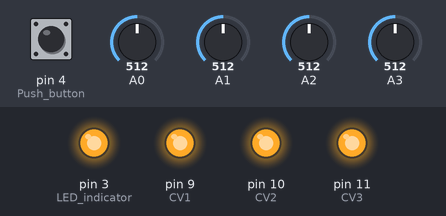
This sketch was run on a simulated Arduino Uno, built with avr-gcc and run on an emulated ATmega328P. Parts: output pins drawn as LEDs (lit = HIGH). The test bench sets the inputs (shaded band); at power-on: A0 = 512, A1 = 512, A2 = 512, A3 = 512, pin 4 (Push_button) HIGH.

Above: at 1.2 s.
1.3 s: A0 set to 306
At 2.4 s:
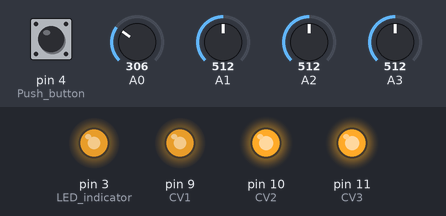
2.8 s: A1 set to 306
At 3.5 s:
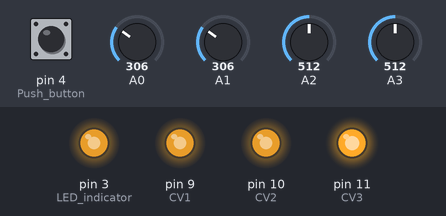
4.3 s: A2 set to 306
At 4.7 s:
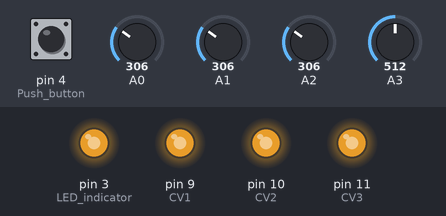
5.8 s: A3 set to 306
At 7.0 s:
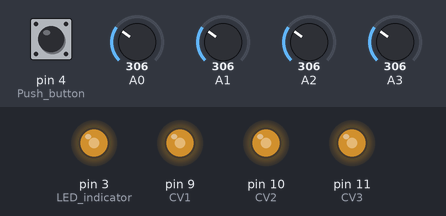
7.3 s: A0 set to 30
At 8.2 s:
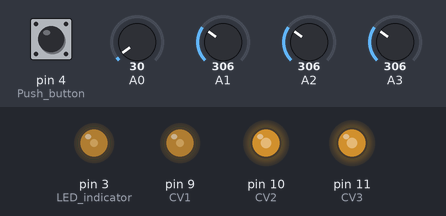
8.8 s: A1 set to 30
At 9.3 s:
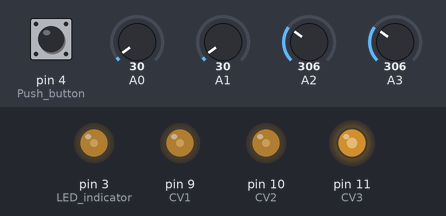
Timing chart, 0 to 11.3 s (numbered marks = the images above; inputs shaded):
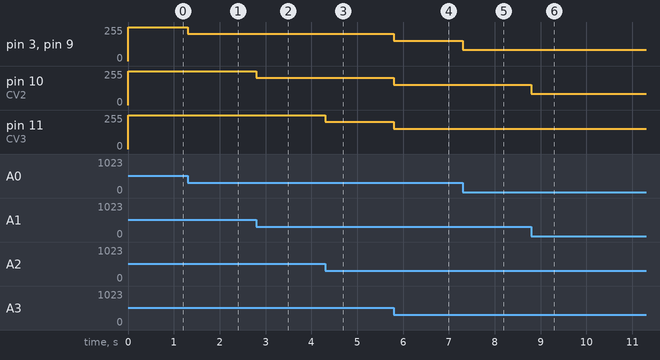

Measured:
- after the input at 1.3 s, pin 3 (LED_indicator), pin 9 (CV1): 255/255 → 203/255 at once
- after the input at 2.8 s, pin 10 (CV2): 255/255 → 203/255 at once
- after the input at 4.3 s, pin 11 (CV3): 255/255 → 203/255 at once
- after the input at 5.8 s, pin 3 (LED_indicator), pin 9 (CV1), pin 10 (CV2), pin 11 (CV3): 203/255 → 152/255 at once
- after the input at 7.3 s, pin 3 (LED_indicator), pin 9 (CV1): 152/255 → 83/255 at once
- after the input at 8.8 s, pin 10 (CV2): 152/255 → 83/255 at once

The sketch:

3Pot2CV.ino
```cpp
/*
HAGIWO MOD1 Pot 2 CV
3ch output Pot 2 CV

--Pin assign---
POT1  A0
POT2  A1
POT3  A2
F1    A3  N/A
F2    A4  CV1 output
F3    A5  CV2 output
F4    D11 CV3 output
BUTTON    N/A
LED       CV1 output
EEPROM    N/A

*/

int outputVal1,outputVal2,outputVal3,cvIn;

// ---------------- Function Prototypes ----------------
void configurePWM();                       // Set up Timer1 and Timer2 for ~62.5kHz PWM
void readPots();

// ------------------------------------------------------
void setup() {
  // Configure I/O pins
  pinMode(9, OUTPUT);    // CV1 (OCR1A)
  pinMode(10, OUTPUT);   // CV2 (OCR1B)
  pinMode(11, OUTPUT);   // CV3 (OCR2A)
  pinMode(3, OUTPUT);    // LED indicator (OCR2B)
  pinMode(4, INPUT_PULLUP); // Push button (pull-up); press => LOW

  // Configure Timer1 & Timer2 to ~62.5kHz PWM
  configurePWM();

}

// ------------------------------------------------------
void loop() {
    readCV_Input();
    readPots();
    readButton();

    // Set duty cycles directly via OCR registers
    // CV1 -> OCR1A (Pin 9)
    // CV2 -> OCR1B (Pin 10)
    // CV3 -> OCR2A (Pin 11)
    // LED indicator (same as CV1) -> OCR2B (Pin 3)

    OCR1A = outputVal1;
    OCR1B = outputVal2;
    OCR2A = outputVal3;
    OCR2B = outputVal1;  // LED shows LFO1's output
}

// ------------------------------------------------------
// Configure Timer1 (16-bit) and Timer2 (8-bit) for ~62.5kHz PWM
void configurePWM() {
  // ---- Timer1 setup (Pins 9=OCR1A, 10=OCR1B) ----
  // Fast PWM 8-bit mode: WGM10=1, WGM11=0, WGM12=1, WGM13=0
  // Non-inverting for OCR1A, OCR1B: COM1A1=1, COM1B1=1
  // No prescaler: CS10=1
  TCCR1A = 0;
  TCCR1B = 0;
  TCCR1A |= (1 << WGM10) | (1 << COM1A1) | (1 << COM1B1);
  TCCR1B |= (1 << WGM12) | (1 << CS10);

  // ---- Timer2 setup (Pins 3=OCR2B, 11=OCR2A) ----
  // Fast PWM mode (0xFF): WGM20=1, WGM21=1, WGM22=0
  // Non-inverting for OCR2A, OCR2B: COM2A1=1, COM2B1=1
  // No prescaler: CS20=1
  TCCR2A = 0;
  TCCR2B = 0;
  TCCR2A |= (1 << WGM20) | (1 << WGM21) | (1 << COM2A1) | (1 << COM2B1);
  TCCR2B |= (1 << CS20);
}

void readPots(){
outputVal1 = map(analogRead(A0)+cvIn,0, 1023, 0,255);
outputVal2 = map(analogRead(A1)+cvIn,0, 1023, 0,255);
outputVal3 = map(analogRead(A2)+cvIn,0, 1023, 0,255);
}

void readCV_Input(){
  cvIn = analogRead(A3);
}

void readButton(){
  if(digitalRead(4)==LOW) {
  outputVal1=255;
  outputVal2=255;
  outputVal3=255;
  }
}
```
